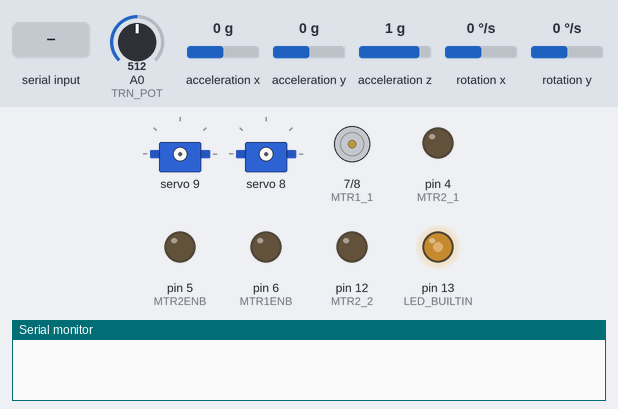
Recording of a sketch running on a simulated Arduino Uno, built with avr-gcc and run on an emulated ATmega328P. Parts: 2 × servo, motor-driver pin pairs drawn as motors (green arrow = first pin HIGH = forward, orange = second pin HIGH = backward, longer = more drive), output pins drawn as LEDs (lit = HIGH), the last lines printed to the serial monitor. Wiring (inferred from the names in the program): MPU-6050 motion sensor at I2C address 0x68. Inputs (shaded band) come from the test bench; at power-on: A0 (TRN_POT) = 512, acceleration x 0 g, acceleration y 0 g, acceleration z 1 g, rotation x 0 °/s, rotation y 0 °/s.

Above: at 1.2 s.
1.3 s: "7\n" received over Serial
At 1.8 s:
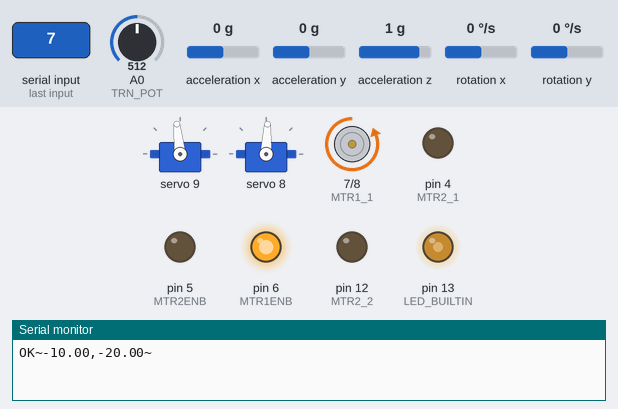
2.8 s: "1\n" received over Serial
At 3.7 s:
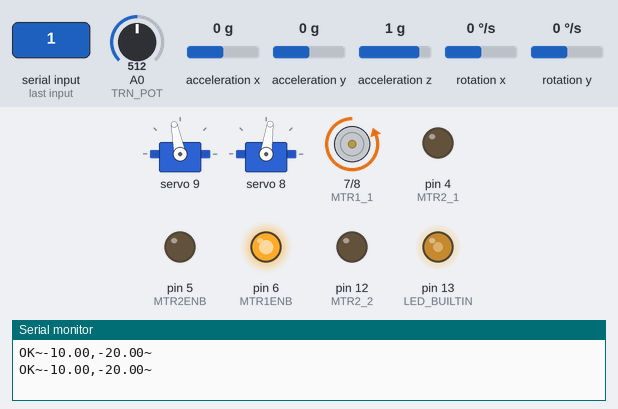
4.3 s: "7\n" received over Serial
At 5.3 s:
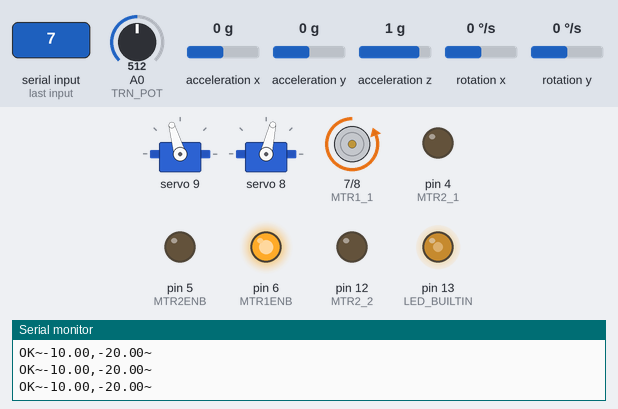
Timing chart, 0 to 7.3 s (numbered marks = the images above; inputs shaded):
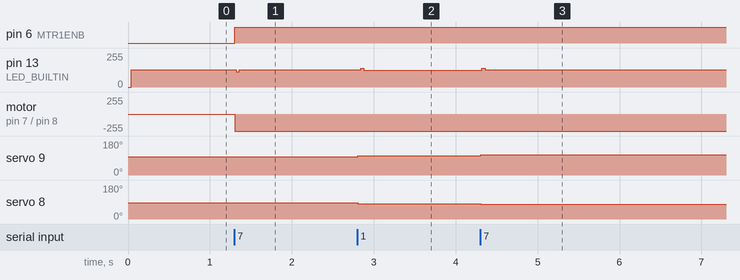

The sketch:

upper_torso_control.ino
```cpp
#include "Definitions.h"

#include <Wire.h>
#include <Adafruit_PWMServoDriver.h>

#define MIN_PULSE_WIDTH       0.35
#define MAX_PULSE_WIDTH       2.15
#define FREQUENCY             50
#define maxin                 1000
#define minin                 1

const int minPulse = (double)MIN_PULSE_WIDTH/((double)1/(double)FREQUENCY*(double)1000)*(double)4095;
const int maxPulse = (double)MAX_PULSE_WIDTH/((double)1/(double)FREQUENCY*(double)1000)*(double)4095;
Adafruit_PWMServoDriver pwm = Adafruit_PWMServoDriver(0x40);

//variables
String inputString = "";         // a String to hold incoming data
boolean stringComplete = false;  // whether the string is complete
String outputString = "";

//musle position variables
int HeadPitch = 500;
int HeadRoll = 500;
int NeckTurnPos = 500;
int ToungeExpression = 0;

//accelerometer
const int MPU=0x68;
double pitch, roll;

//to slow movement of neck servos
#define slowStep 10
#define neckWindow 5
int leftPos = 0;
int rightPos = 0;

void setup() {
  // put your setup code here, to run once:
  pinMode(MTR1ENB,OUTPUT);
  pinMode(MTR1_1,OUTPUT);
  pinMode(MTR1_2,OUTPUT);

  digitalWrite(MTR1ENB,0);
  digitalWrite(MTR1_1,0);
  digitalWrite(MTR1_2,0);

  pinMode(MTR2ENB,OUTPUT);
  pinMode(MTR2_1,OUTPUT);
  pinMode(MTR2_2,OUTPUT);

  digitalWrite(MTR2ENB,0);
  digitalWrite(MTR2_1,0);
  digitalWrite(MTR2_2,0);

  pinMode(LED_BUILTIN, OUTPUT);

  Serial.begin(115200);
  inputString.reserve(200);

  digitalWrite(LED_BUILTIN, HIGH);

  pwm.begin();
  pwm.setPWMFreq(FREQUENCY);

  //setup I2C
  Wire.begin();
  Wire.beginTransmission(MPU);
  //setup accelerometer
  Wire.write(0x6B);  // PWR_MGMT_1 register
  Wire.write(0);     // set to zero (wakes up the MPU-6050)
  Wire.endTransmission(true);

  //initalize servo position
  leftPos = neck_top_left_def;
  rightPos = neck_top_left_def;
}

bool errorFlag = false;

void loop() {
  // put your main code here, to run repeatedly:
  digitalWrite(LED_BUILTIN,!digitalRead(LED_BUILTIN));

  if (stringComplete) {

    errorFlag = false;

    NeckTurnPos = inputString.substring(0,4).toInt();// neck position
    if(NeckTurnPos==0 || NeckTurnPos>maxin)errorFlag = true;

    if(!errorFlag)HeadPitch = inputString.substring(4,8).toInt();//pitch of head
    if(HeadPitch==0 || HeadPitch>maxin)errorFlag = true;
    if(!errorFlag)HeadRoll = inputString.substring(8,12).toInt();//roll of head
    if(HeadRoll==0 || HeadRoll>maxin)errorFlag = true;

    if(!errorFlag)ToungeExpression = inputString.substring(12,14).toInt();//Tounge expression
    if(ToungeExpression>20)errorFlag = true;

    // clear the string:
    inputString = "";
    stringComplete = false;
    Serial.print("OK");
    Serial.print("~");
    getAccel();
    Serial.print("~");
    driveServos();
    DriveNeck();

    Serial.println();
  }

}

void printNum(int val){
    char temp[4];
    sprintf(temp,"%04d",val);
    Serial.print(temp);
}

void decodeBool(char val, bool &var){
  if(errorFlag)return;
  else if(val == '7')var = true;
  else if(val == '3') var = false;
  else errorFlag = true;
  return;
}

void driveServos(){
  if(0){//testing neck servos
    double pulseL = map(HeadPitch,minin,maxin,minPulse,500);
    pulseL = constrain(pulseL,minPulse,500);

    double pulseR = map(HeadRoll,minin,maxin,minPulse,500);
    pulseR = constrain(pulseR,minPulse,500);

    Serial.print("L");
    Serial.print(pulseL);
    Serial.print("R");
    Serial.print(pulseR);

    pwm.setPWM(neck_top_left, 0, pulseL);
    pwm.setPWM(neck_top_right, 0, pulseR);
  }
  else{

    double NeckL = HeadPitch-HeadRoll+500;
    NeckL = map(NeckL,minin,maxin,neck_top_left_min,neck_top_left_max);
    NeckL = constrain(NeckL,minPulse,500);

    double NeckR = HeadPitch+HeadRoll-500;
    NeckR = map(NeckR,minin,maxin,neck_top_right_max,neck_top_right_min);
    NeckR = constrain(NeckR,minPulse,500);

    //pwm.setPWM(neck_top_left, 0, NeckL);
    //pwm.setPWM(neck_top_right, 0, NeckR);
    driveNeckServo(NeckR,NeckL);
  }
}

void setNeckAngle(int left, int right){
  int leftpwm = map(left,0,1000,neck_top_left_min,neck_top_left_max);
  int rightpwm = map(right,0,1000,neck_top_right_min,neck_top_right_max);

  pwm.setPWM(neck_top_left, 0, leftpwm);
  pwm.setPWM(neck_top_right, 0, rightpwm);
}

void driveNeckServo(int pulseR, int pulseL){
  if(rightPos != pulseR){
    if(pulseR > rightPos-neckWindow && pulseR < rightPos+neckWindow) rightPos = pulseR;
    else if(pulseR > rightPos)rightPos = rightPos + slowStep;
    else if(pulseR < rightPos)rightPos = rightPos - slowStep;
    pwm.setPWM(neck_top_right, 0, rightPos);
  }

  if(leftPos != pulseL){
    if(pulseL > leftPos-neckWindow && pulseL < leftPos+neckWindow) leftPos = pulseL;
    else if(pulseL > leftPos)leftPos = leftPos + slowStep;
    else if(pulseL < leftPos)leftPos = leftPos - slowStep;
    pwm.setPWM(neck_top_left, 0, leftPos);
  }
}

void DriveNeck(){

  double pv_pos = getNeckTurn();

  double e_pos = -(NeckTurnPos - pv_pos);
  int pwm_pulse = (int)(e_pos * KP + KO);

  //reached target range
  if (NeckTurnPos > pv_pos - NECKDEAD && NeckTurnPos < pv_pos + NECKDEAD) pwm_pulse = 0;
  //outside of limits
  if(pv_pos>=1000 && pwm_pulse<0) pwm_pulse = 0;
  else if(pv_pos<=0 && pwm_pulse>0) pwm_pulse = 0;

  driveMotor(pwm_pulse, 1);
}

int getNeckTurn(){
  int pos = analogRead(TRN_POT);
  pos = map(pos,trn_pot_min,trn_pot_max,0,1000);
  return pos;
}

void driveMotor(int speed, int motor){
  speed = constrain(speed,-255,255);
  if(motor == 1){
    if(speed == 0){
      digitalWrite(MTR1_1,false);
      digitalWrite(MTR1_2,false);
    }
    else if(speed < 0){
      digitalWrite(MTR1_2,false);
      digitalWrite(MTR1_1,true);
    }
    else if(speed > 0){
      digitalWrite(MTR1_1,false);
      digitalWrite(MTR1_2,true);
    }
    analogWrite(MTR1ENB,abs(speed));
  }
  else if(motor == 2){
    if(speed == 0){
      digitalWrite(MTR2_1,false);
      digitalWrite(MTR2_2,false);
    }
    else if(speed < 0){
      digitalWrite(MTR2_2,false);
      digitalWrite(MTR2_1,true);
    }
    else if(speed > 0){
      digitalWrite(MTR2_1,false);
      digitalWrite(MTR2_2,true);
    }
    analogWrite(MTR2ENB,abs(speed));
  }
}

void serialEvent() {
  while (Serial.available()) {
    // get the new byte:
    char inChar = (char)Serial.read();
    // add it to the inputString:
    inputString += inChar;
    // if the incoming character is a newline, set a flag so the main loop can
    // do something about it:
    if (inChar == '\n') {
      stringComplete = true;
    }
  }
}

void getAccel(){
  Wire.beginTransmission(MPU);
  Wire.write(0x3B);
  Wire.endTransmission(false);
  Wire.requestFrom(MPU,12,true);
  int16_t AcX=Wire.read()<<8|Wire.read();
  int16_t AcY=Wire.read()<<8|Wire.read();
  int16_t AcZ=Wire.read()<<8|Wire.read();
  int16_t GyX=Wire.read()<<8|Wire.read();
  int16_t GyY=Wire.read()<<8|Wire.read();
  int16_t GyZ=Wire.read()<<8|Wire.read();

  roll = atan2(AcY , AcZ) * 57.3 - ORIG_ROLL;
  pitch = atan2(AcX , AcZ) * 57.3 - ORIG_PITCH;

  Serial.print(pitch);
  Serial.print(",");
  Serial.print(roll);
}
```

Definitions.h
```cpp
//----------------------------------pins
//-----------------------motors
#define MTR1ENB 6
#define MTR1_1 7
#define MTR1_2 8

#define MTR2ENB 5
#define MTR2_1 4
#define MTR2_2 12
//----------------------sensors
#define TRN_POT A0

//-----------------------servos
//-----------------------0
#define neck_top_left 8
#define neck_top_right 9

#define left_up 5
#define left_down 4
#define right_up 7
#define right_down 6

//--------------------------------tuning variables
#define KP 10
#define KO 110
#define NECKDEAD 50

//--------------------------------limits for movments
#define trn_pot_max 775
#define trn_pot_min 0

#define neck_top_left_max 432 //out
#define neck_top_left_def 285
#define neck_top_left_min 204 //in
#define neck_top_right_max 460 //in
#define neck_top_left_def 305
#define neck_top_right_min 208 //out

#define ORIG_PITCH 10
#define MAX_PITCH 0
#define MIN_PITCH 0
#define ORIG_ROLL 20
#define MAX_ROLL 0
#define MIN_ROLL 0
```

Measured:
- after the input at 1.3 s, pin 6 (MTR1ENB): LOW → HIGH at once; pin 13 (LED_BUILTIN): 128/255 → 113/255 at once, → 128/255 0.04 s later; motor on pin 7 (MTR1_1) / pin 8 (MTR1_2): stopped → backward 255/255 at once
- after the input at 2.8 s, pin 13 (LED_BUILTIN): 128/255 → 127/255 at once; servo 9: 96° → 101° at once; servo 8: 87° → 82° at once
- after the input at 4.3 s, pin 13 (LED_BUILTIN): 127/255 → 128/255 at once; servo 9: 101° → 106° at once; servo 8: 82° → 77° at once
